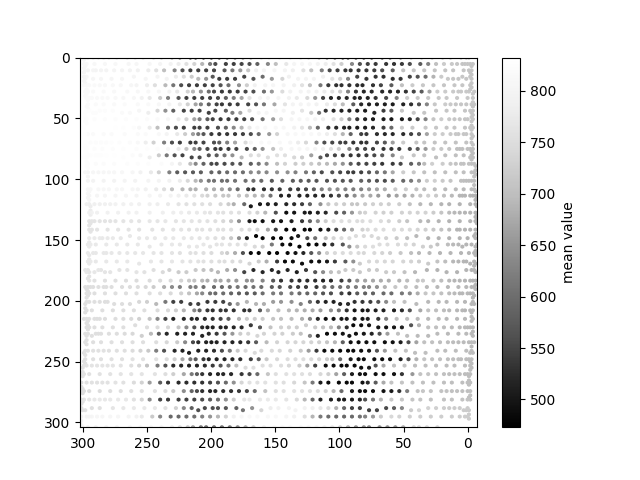
#> input picture data/scanlines.png, 640 x 480 px, given in place of lenna, which was not available
$ python __main__.py
#> lines starting #> are read from the running program, lines starting #| are printed output that depends on the picture; after the words box and inside, x2 and y2 are one past the last pixel; in counts of white or black regions, pixels touching at a corner belong together; pictures that were not available may be replaced by others from this repository, and a replacement may not be noted
### linedraw/perlin.py
#Perlin Noise
#Based on Javascript from p5.js (https://github.com/processing/p5.js/blob/master/src/math/noise.js)

import math
import random

PERLIN_YWRAPB = 4
PERLIN_YWRAP = 1 << PERLIN_YWRAPB
PERLIN_ZWRAPB = 8
PERLIN_ZWRAP = 1 << PERLIN_ZWRAPB
PERLIN_SIZE = 4095

perlin_octaves = 4
perlin_amp_falloff = 0.5


def scaled_cosine(i):
    return 0.5 * (1.0 - math.cos(i * math.pi))


perlin = None


def noise(x, y=0, z=0):
    global perlin
    if perlin == None:
        perlin = []
        for i in range(0, PERLIN_SIZE + 1):
            perlin.append(random.random())
    if x < 0:
        x = -x
    if y < 0:
        y = -y
    if z < 0:
        z = -z

    xi, yi, zi = int(x), int(y), int(z)
    xf = x - xi
    yf = y - yi
    zf = z - zi
    rxf = ryf = None

    r = 0
    ampl = 0.5

    n1 = n2 = n3 = None
    for o in range(0, perlin_octaves):
        of = xi + (yi << PERLIN_YWRAPB) + (zi << PERLIN_ZWRAPB)

        rxf = scaled_cosine(xf)
        ryf = scaled_cosine(yf)

        n1 = perlin[of & PERLIN_SIZE]
        n1 += rxf * (perlin[(of + 1) & PERLIN_SIZE] - n1)
        n2 = perlin[(of + PERLIN_YWRAP) & PERLIN_SIZE]
        n2 += rxf * (perlin[(of + PERLIN_YWRAP + 1) & PERLIN_SIZE] - n2)
        n1 += ryf * (n2 - n1)

        of += PERLIN_ZWRAP
        n2 = perlin[of & PERLIN_SIZE]
        n2 += rxf * (perlin[(of + 1) & PERLIN_SIZE] - n2)
        n3 = perlin[(of + PERLIN_YWRAP) & PERLIN_SIZE]
        n3 += rxf * (perlin[(of + PERLIN_YWRAP + 1) & PERLIN_SIZE] - n3)
        n2 += ryf * (n3 - n2)

        n1 += scaled_cosine(zf) * (n2 - n1)

        r += n1 * ampl
        ampl *= perlin_amp_falloff
        xi <<= 1
        xf *= 2
        yi <<= 1
        yf *= 2
        zi <<= 1
        zf *= 2

        if (xf >= 1.0):
            xi += 1
            xf -= 1
        if (yf >= 1.0):
            yi += 1
            yf -= 1
        if (zf >= 1.0):
            zi += 1
            zf -= 1
    return r


# [5 lines left out: function noiseDetail, not called in this run]


class LCG():
    # [10 lines left out: functions __init__, setSeed, not called in this run]

    def getSeed(self):
        return self.seed

    def rand(self):
        self.z = (self.a * self.z + self.c) % self.m
        return self.z / self.m


# [6 lines left out: function noiseSeed, not called in this run]

### linedraw/__main__.py
from PIL import Image, ImageDraw, ImageOps, ImageFilter
from random import *
import argparse
import math
import perlin

F_Blur = {
    (-2, -2): 2,
    (-1, -2): 4,
    (0, -2): 5,
    (1, -2): 4,
    (2, -2): 2,
    (-2, -1): 4,
    (-1, -1): 9,
    (0, -1): 12,
    (1, -1): 9,
    (2, -1): 4,
    (-2, 0): 5,
    (-1, 0): 12,
    (0, 0): 15,
    (1, 0): 12,
    (2, 0): 5,
    (-2, 1): 4,
    (-1, 1): 9,
    (0, 1): 12,
    (1, 1): 9,
    (2, 1): 4,
    (-2, 2): 2,
    (-1, 2): 4,
    (0, 2): 5,
    (1, 2): 4,
    (2, 2): 2,
}
F_SobelX = {
    (-1, -1): 1,
    (0, -1): 0,
    (1, -1): -1,
    (-1, 0): 2,
    (0, 0): 0,
    (1, 0): -2,
    (-1, 1): 1,
    (0, 1): 0,
    (1, 1): -1
}
F_SobelY = {
    (-1, -1): 1,
    (0, -1): 2,
    (1, -1): 1,
    (-1, 0): 0,
    (0, 0): 0,
    (1, 0): 0,
    (-1, 1): -1,
    (0, 1): -2,
    (1, 1): -1
}


def appmask(IM, masks):
    PX = IM.load()
    w, h = IM.size
    NPX = {}
    for x in range(0, w):
        for y in range(0, h):
            a = [0] * len(masks)
            for i in range(len(masks)):
                for p in masks[i].keys():
                    if 0 < x + p[0] < w and 0 < y + p[1] < h:
                        a[i] += PX[x + p[0], y + p[1]] * masks[i][p]
                if sum(masks[i].values()) != 0:
                    a[i] = a[i] / sum(masks[i].values())
            NPX[x, y] = int(sum([v**2 for v in a])**0.5)
    for x in range(0, w):
        for y in range(0, h):
            PX[x, y] = NPX[x, y]


def sortlines(lines):
    print("optimizing stroke sequence...")
    clines = lines[:]
    slines = [clines.pop(0)]
    while clines != []:
        x, s, r = None, 1000000, False
        for l in clines:
            d = distsum(l[0], slines[-1][-1])
            dr = distsum(l[-1], slines[-1][-1])
            if d < s:
                x, s, r = l[:], d, False
            if dr < s:
                x, s, r = l[:], s, True

        clines.remove(x)
        if r == True:
            x = x[::-1]
        slines.append(x)
    return slines


def midpt(*args):
    xs, ys = 0, 0
    for p in args:
        xs += p[0]
        ys += p[1]
    return xs / len(args), ys / len(args)


def distsum(*args):
    return sum(
        [
            (
                (args[i][0] - args[i - 1][0])**2 +
                (args[i][1] - args[i - 1][1])**2
            )**0.5 for i in range(1, len(args))
        ]
    )


no_cv = False
export_path = "output/out.svg"
draw_contours = True
draw_hatch = True
show_bitmap = False
resolution = 512
hatch_size = 16
contour_simplify = 2

try:
    import numpy as np
    import cv2
except:
    print("Cannot import numpy/openCV. Switching to NO_CV mode.")
    no_cv = True


def find_edges(IM):
    print("finding edges...")
    if no_cv:
        #appmask(IM,[F_Blur])
        appmask(IM, [F_SobelX, F_SobelY])
    else:
        im = np.array(IM)
        im = cv2.GaussianBlur(im, (3, 3), 0)
        im = cv2.Canny(im, 100, 200)
        IM = Image.fromarray(im)
    return IM.point(lambda p: p > 128 and 255)


def getdots(IM):
    print("getting contour points...")
    PX = IM.load()
    dots = []
    w, h = IM.size
    for y in range(h - 1):
        row = []
        for x in range(1, w):
            if PX[x, y] == 255:
                if len(row) > 0:
                    if x - row[-1][0] == row[-1][-1] + 1:
                        row[-1] = (row[-1][0], row[-1][-1] + 1)
                    else:
                        row.append((x, 0))
                else:
                    row.append((x, 0))
        dots.append(row)
    return dots


def connectdots(dots):
    print("connecting contour points...")
    contours = []
    for y in range(len(dots)):
        for x, v in dots[y]:
            if v > -1:
                if y == 0:
                    contours.append([(x, y)])
                else:
                    closest = -1
                    cdist = 100
                    for x0, v0 in dots[y - 1]:
                        if abs(x0 - x) < cdist:
                            cdist = abs(x0 - x)
                            closest = x0

                    if cdist > 3:
                        contours.append([(x, y)])
                    else:
                        found = 0
                        for i in range(len(contours)):
                            if contours[i][-1] == (closest, y - 1):
                                contours[i].append((
                                    x,
                                    y,
                                ))
                                found = 1
                                break
                        if found == 0:
                            contours.append([(x, y)])
        for c in contours:
            if c[-1][1] < y - 1 and len(c) < 4:
                contours.remove(c)
    return contours


def getcontours(IM, sc=2):
    print("generating contours...")
    IM = find_edges(IM)
    IM1 = IM.copy()
    IM2 = IM.rotate(-90, expand=True).transpose(Image.FLIP_LEFT_RIGHT)
    dots1 = getdots(IM1)
    contours1 = connectdots(dots1)
    dots2 = getdots(IM2)
    contours2 = connectdots(dots2)

    for i in range(len(contours2)):
        contours2[i] = [(c[1], c[0]) for c in contours2[i]]
    contours = contours1 + contours2

    for i in range(len(contours)):
        for j in range(len(contours)):
            if len(contours[i]) > 0 and len(contours[j]) > 0:
                if distsum(contours[j][0], contours[i][-1]) < 8:
                    contours[i] = contours[i] + contours[j]
                    contours[j] = []

    for i in range(len(contours)):
        contours[i] = [contours[i][j] for j in range(0, len(contours[i]), 8)]

    contours = [c for c in contours if len(c) > 1]

    for i in range(0, len(contours)):
        contours[i] = [(v[0] * sc, v[1] * sc) for v in contours[i]]

    for i in range(0, len(contours)):
        for j in range(0, len(contours[i])):
            contours[i][j] = int(
                contours[i][j][0] + 10 * perlin.noise(i * 0.5, j * 0.1, 1)
            ), int(contours[i][j][1] + 10 * perlin.noise(i * 0.5, j * 0.1, 2))

    return contours


def hatch(IM, sc=16):
    print("hatching...")
    PX = IM.load()
    w, h = IM.size
    lg1 = []
    lg2 = []
    for x0 in range(w):
        for y0 in range(h):
            x = x0 * sc
            y = y0 * sc
            if PX[x0, y0] > 144:
                pass

            elif PX[x0, y0] > 64:
                lg1.append([(x, y + sc / 4), (x + sc, y + sc / 4)])
            elif PX[x0, y0] > 16:
                lg1.append([(x, y + sc / 4), (x + sc, y + sc / 4)])
                lg2.append([(x + sc, y), (x, y + sc)])

            else:
                lg1.append([(x, y + sc / 4), (x + sc, y + sc / 4)])
                lg1.append(
                    [(x, y + sc / 2 + sc / 4), (x + sc, y + sc / 2 + sc / 4)]
                )
                lg2.append([(x + sc, y), (x, y + sc)])

    lines = [lg1, lg2]
    for k in range(0, len(lines)):
        for i in range(0, len(lines[k])):
            for j in range(0, len(lines[k])):
                if lines[k][i] != [] and lines[k][j] != []:
                    if lines[k][i][-1] == lines[k][j][0]:
                        lines[k][i] = lines[k][i] + lines[k][j][1:]
                        lines[k][j] = []
        lines[k] = [l for l in lines[k] if len(l) > 0]
    lines = lines[0] + lines[1]

    for i in range(0, len(lines)):
        for j in range(0, len(lines[i])):
            lines[i][j] = int(
                lines[i][j][0] + sc * perlin.noise(i * 0.5, j * 0.1, 1)
            ), int(lines[i][j][1] + sc * perlin.noise(i * 0.5, j * 0.1, 2)) - j
    return lines


def sketch(path):
#> called with path = 'lenna'
    IM = None
    possible = [
        path, "images/" + path, "images/" + path + ".jpg",
        "images/" + path + ".png", "images/" + path + ".tif"
    ]
    for p in possible:
        try:
            IM = Image.open(p)
#> IM is the input picture: PIL image 640x480 RGBA; mean R, G, B, A 239.9, 239.9, 239.9, 255
            break
        except FileNotFoundError:
            print("The Input File wasn't found. Check Path")
            exit(0)
            pass
    w, h = IM.size
#> w = 640; h = 480

    IM = IM.convert("L")
#> IM: PIL image 640x480 L
    IM = ImageOps.autocontrast(IM, 10)
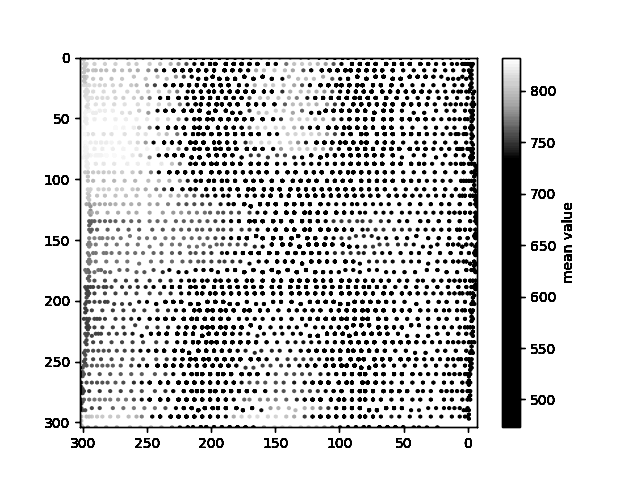
#> IM: PIL image 640x480 L; min 0, max 255, mean 219.2

    lines = []
    if draw_contours:
        lines += getcontours(
            IM.resize(
                (
                    resolution // contour_simplify,
                    resolution // contour_simplify * h // w
                )
            ), contour_simplify
        )
#> in find_edges, `im = np.array(IM)`:
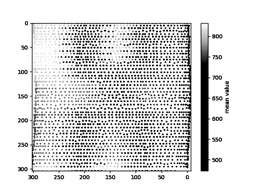
#> im: shape (192, 256); min 0, max 255, mean 218.5
#> in find_edges, `im = cv2.GaussianBlur(im, (3, 3), 0)`:
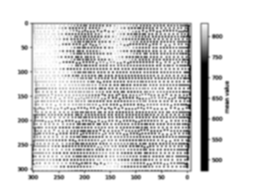
#> im: shape (192, 256); min 0, max 255, mean 218.6
#> in find_edges, `im = cv2.Canny(im, 100, 200)`:
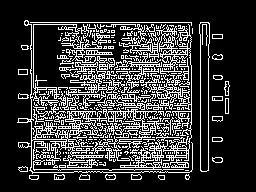
#> im: shape (192, 256); 21.7% white in thin lines or dots, all inside (x1, y1, x2, y2) = (17, 20, 230, 180)
#> in getcontours, `IM2 = IM.rotate(-90, expand=True).transpose(Image.FLIP_LEFT_RIGHT)`:
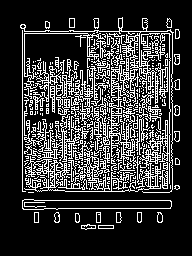
#> IM2: PIL image 192x256 L; 21.7% white in thin lines or dots, all inside (x1, y1, x2, y2) = (20, 17, 180, 230)
#> in getcontours, `dots1 = getdots(IM1)`: dots1 = 191 items, first 6: [], [], [], [], [], []
#> after the loop in connectdots, `for y in range(len(dots)):`: contours = 474 items
#> in getcontours, `dots2 = getdots(IM2)`: dots2 = 255 items, first 6: [], [], [], [], [], []
#> in getcontours, `contours2 = connectdots(dots2)`: contours2 = 569 items
#> in getcontours, `contours = contours1 + contours2`: contours = 1043 items
#> in getcontours, `contours = [c for c in contours if len(c) > 1]`: contours = 92 items
#> the loop in getcontours, `for i in range(0, len(contours)):` made 92 passes
#> the loop in getcontours, `for i in range(0, len(contours)):` made 92 passes
    if draw_hatch:
        lines += hatch(
            IM.resize(
                (resolution // hatch_size, resolution // hatch_size * h // w)
            ), hatch_size
        )

    lines = sortlines(lines)
#> the loop in sortlines, `while clines != []:` made 125 passes
    if show_bitmap:
        disp = Image.new(
            "RGB", (resolution, resolution * h // w), (255, 255, 255)
        )
        draw = ImageDraw.Draw(disp)
        for l in lines:
            draw.line(l, (0, 0, 0), 5)
        disp.show()

    f = open(export_path, 'w')
    f.write(makesvg(lines))
#> the loop in makesvg, `for l in lines:` made 126 passes
#> l on passes 3 to 14: [(378, 153), (394, 152)], [(403, 152), (419, 137)], [(413, 142), (428, 141)], [(421, 150), (405, 165)], [(411, 169), (426, 168)], [(423, 168), (407, 183)], [(406, 184), (423, 184)], [(422, 183), (406, 198)], [(406, 201), (422, 201)], [(422, 199), (406, 214)], [(405, 218), (422, 217)], [(424, 211), (408, 227)]
    f.close()
    print(len(lines), "strokes.")
#| 126 strokes.
    print("done.")
    return lines


def makesvg(lines):
    print("generating svg file...")
    out = '<svg xmlns="http://www.w3.org/2000/svg" version="1.1">'
    for l in lines:
        l = ",".join([str(p[0] * 0.5) + "," + str(p[1] * 0.5) for p in l])
        out += '<polyline points="' + l + '" stroke="black" stroke-width="2" fill="none" />\n'
    out += '</svg>'
    return out


if __name__ == "__main__":
    parser = argparse.ArgumentParser(
        description='Convert image to vectorized line drawing for plotters.'
    )
    parser.add_argument(
        '-i',
        '--input',
        dest='input_path',
        default='lenna',
        action='store',
        nargs='?',
        type=str,
        help='Input path'
    )

    parser.add_argument(
        '-o',
        '--output',
        dest='output_path',
        default=export_path,
        action='store',
        nargs='?',
        type=str,
        help='Output path.'
    )

    parser.add_argument(
        '-b',
        '--show_bitmap',
        dest='show_bitmap',
        const=not show_bitmap,
        default=show_bitmap,
        action='store_const',
        help="Display bitmap preview."
    )

    parser.add_argument(
        '-nc',
        '--no_contour',
        dest='no_contour',
        const=draw_contours,
        default=not draw_contours,
        action='store_const',
        help="Don't draw contours."
    )

    parser.add_argument(
        '-nh',
        '--no_hatch',
        dest='no_hatch',
        const=draw_hatch,
        default=not draw_hatch,
        action='store_const',
        help='Disable hatching.'
    )

    parser.add_argument(
        '--no_cv',
        dest='no_cv',
        const=not no_cv,
        default=no_cv,
        action='store_const',
        help="Don't use openCV."
    )

    parser.add_argument(
        '--hatch_size',
        dest='hatch_size',
        default=hatch_size,
        action='store',
        nargs='?',
        type=int,
        help='Patch size of hatches. eg. 8, 16, 32'
    )
    parser.add_argument(
        '--contour_simplify',
        dest='contour_simplify',
        default=contour_simplify,
        action='store',
        nargs='?',
        type=int,
        help='Level of contour simplification. eg. 1, 2, 3'
    )

    args = parser.parse_args()

    export_path = args.output_path
    draw_hatch = not args.no_hatch
    draw_contours = not args.no_contour
    hatch_size = args.hatch_size
    contour_simplify = args.contour_simplify
    show_bitmap = args.show_bitmap
    no_cv = args.no_cv
    sketch(args.input_path)
